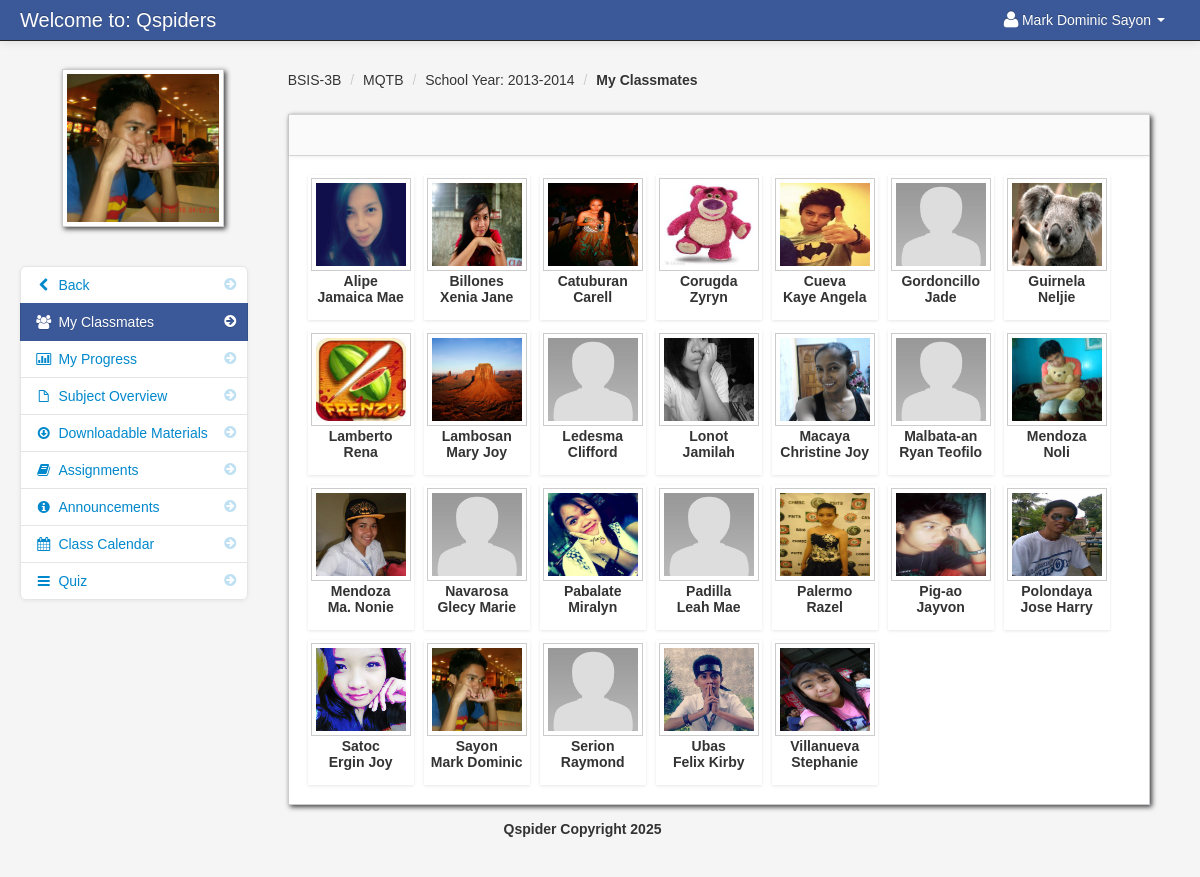
The app's page /my_classmates.php?id=172 (signed in) with its own data.
### tables this page shows
CREATE TABLE `student` (
  `student_id` int(11) NOT NULL,
  `firstname` varchar(100) NOT NULL,
  `lastname` varchar(100) NOT NULL,
  `class_id` int(11) NOT NULL,
  `username` varchar(100) NOT NULL,
  `password` varchar(100) NOT NULL,
  `location` varchar(100) NOT NULL,
  `status` varchar(100) NOT NULL
);

CREATE TABLE `class` (
  `class_id` int(11) NOT NULL,
  `class_name` varchar(100) NOT NULL
);

CREATE TABLE `subject` (
  `subject_id` int(11) NOT NULL,
  `subject_code` varchar(100) NOT NULL,
  `subject_title` varchar(100) NOT NULL,
  `category` varchar(100) NOT NULL,
  `description` longtext NOT NULL,
  `unit` int(11) NOT NULL,
  `Pre_req` varchar(100) NOT NULL,
  `semester` varchar(100) NOT NULL
);

CREATE TABLE `teacher_class` (
  `teacher_class_id` int(11) NOT NULL,
  `teacher_id` int(11) NOT NULL,
  `class_id` int(11) NOT NULL,
  `subject_id` int(11) NOT NULL,
  `thumbnails` varchar(100) NOT NULL,
  `school_year` varchar(100) NOT NULL
);

CREATE TABLE `teacher_class_student` (
  `teacher_class_student_id` int(11) NOT NULL,
  `teacher_class_id` int(11) NOT NULL,
  `student_id` int(11) NOT NULL,
  `teacher_id` int(11) NOT NULL
);

### session.php (called while the page is built, shortened)
<?php
$session_id=$_SESSION['id'];
?>

### my_classmates.php (the view, shortened to what this page needs)
<?php include('header_dashboard.php'); ?>
<?php include('session.php'); ?>
<?php $get_id = $_GET['id']; ?>
    <body>
		<?php include('navbar_student.php'); ?>
        <div class="container-fluid">
            <div class="row-fluid">
				<?php include('my_classmates_link.php'); ?>
                <div class="span9" id="content">
                     <div class="row-fluid">
					<?php $query = mysqli_query($conn,"select * from teacher_class_student
					LEFT JOIN teacher_class ON teacher_class.teacher_class_id = teacher_class_student.teacher_class_id
					JOIN class ON class.class_id = teacher_class.class_id
					JOIN subject ON subject.subject_id = teacher_class.subject_id
					where student_id = '$session_id'
					")or die(mysqli_error());
					$row = mysqli_fetch_array($query);
					?>
					     <ul class="breadcrumb">
							<li><a href="#"><?php echo $row['class_name']; ?></a> <span class="divider">/</span></li>
							<li><a href="#"><?php echo $row['subject_code']; ?></a> <span class="divider">/</span></li>
							<li><a href="#">School Year: <?php echo $row['school_year']; ?></a> <span class="divider">/</span></li>
							<li><a href="#"><b>My Classmates</b></a></li>
						</ul>
                        <div id="block_bg" class="block">
                            <div class="navbar navbar-inner block-header">
                            </div>
                            <div class="block-content collapse in">
                                <div class="span12">
									<ul	 id="da-thumbs" class="da-thumbs">
										    <?php
														$my_student = mysqli_query($conn,"SELECT *
														FROM teacher_class_student
														LEFT JOIN student ON student.student_id = teacher_class_student.student_id
														INNER JOIN class ON class.class_id = student.class_id where teacher_class_id = '$get_id' order by lastname ")or die(mysqli_error());
														while($row = mysqli_fetch_array($my_student)){
														$id = $row['teacher_class_student_id'];
														?>
											<li id="del<?php echo $id; ?>">
												<a  class="classmate_cursor" href="#">
														<img id="student_avatar_class" src ="admin/<?php echo $row['location'] ?>" width="124" height="140" class="img-polaroid">
												</a>
												<p class="class"><?php echo $row['lastname'];?></p>
												<p class="subject"><?php echo $row['firstname']; ?></p>
											</li>
									<?php } ?>
									</ul>
                                </div>
                            </div>
                        </div>
                    </div>
                </div>
            </div>
		<?php include('footer.php'); ?>
        </div>
		<?php include('script.php'); ?>
    </body>
</html>

### navbar_student.php (shortened to what this page needs)
<div class="navbar navbar-fixed-top navbar-inverse">
        <div class="navbar-inner">
            <div class="container-fluid">
                <a class="brand" href="#">Welcome to: Qspiders</a>
					<div class="nav-collapse collapse">
						<ul class="nav pull-right">
							<?php $query= mysqli_query($conn,"select * from student where student_id = '$session_id'")or die(mysqli_error());
									$row = mysqli_fetch_array($query);
							?>
							<li class="dropdown">
								<a href="#" role="button" class="dropdown-toggle" data-toggle="dropdown"> <i class="icon-user icon-large"></i><?php echo $row['firstname']." ".$row['lastname'];  ?> <i class="caret"></i></a>
							</li>
						</ul>
					</div>
            </div>
        </div>
</div>

### my_classmates_link.php (shortened to what this page needs)
<div class="span3" id="sidebar">
	<img id="avatar" src="admin/<?php echo $row['location']; ?>" class="img-polaroid">
		<ul class="nav nav-list bs-docs-sidenav nav-collapse collapse">
				<li class=""><a href="dashboard_student.php"><i class="icon-chevron-right"></i><i class="icon-chevron-left"></i>&nbsp;Back</a></li>
				<li class="active"><a href="my_classmates.php<?php echo '?id='.$get_id; ?>"><i class="icon-chevron-right"></i><i class="icon-group"></i>&nbsp;My Classmates</a></li>
				<li class=""><a href="progress.php<?php echo '?id='.$get_id; ?>"><i class="icon-chevron-right"></i><i class="icon-bar-chart"></i>&nbsp;My Progress</a></li>
				<li class=""><a href="subject_overview_student.php<?php echo '?id='.$get_id; ?>"><i class="icon-chevron-right"></i><i class="icon-file"></i>&nbsp;Subject Overview</a></li>
				<li class=""><a href="downloadable_student.php<?php echo '?id='.$get_id; ?>"><i class="icon-chevron-right"></i><i class="icon-download"></i>&nbsp;Downloadable Materials</a></li>
				<li class=""><a href="assignment_student.php<?php echo '?id='.$get_id; ?>"><i class="icon-chevron-right"></i><i class="icon-book"></i>&nbsp;Assignments</a></li>
				<li class=""><a href="announcements_student.php<?php echo '?id='.$get_id; ?>"><i class="icon-chevron-right"></i><i class="icon-info-sign"></i>&nbsp;Announcements</a></li>
				<li class=""><a href="class_calendar_student.php<?php echo '?id='.$get_id; ?>"><i class="icon-chevron-right"></i><i class="icon-calendar"></i>&nbsp;Class Calendar</a></li>
				<li class=""><a href="student_quiz_list.php<?php echo '?id='.$get_id; ?>"><i class="icon-chevron-right"></i><i class="icon-reorder"></i>&nbsp;Quiz</a></li>
		</ul>
</div>

### admin/assets/styles.css (style rules this page uses)
body { padding-top: 60px; padding-bottom: 40px; background-color: #f5f5f5; }
#content { margin-left:0px; }
.breadcrumb { margin: 0 0 0px; padding: 10px 0px; background-color: transparent; }
.block { background: url("../images/pixel-60fff.png") repeat scroll 0 0 rgba(0, 0, 0, 0) !important; border: 1px solid #ccc; background: white; margin: 1em 0em; border-top: none; -webkit-box-shadow: 2px 2px 5px rgba(0, 0, 6, 0.75); -moz-box-shadow: 2px 2px 5px rgba(0, 0, 6, 0.75); box-shadow: 2px 2px 5px rgba(0, 0, 6, 0.75); }
.block-content { margin: 1em; min-height: .25em; }
.block-header { margin-bottom: 0px; border-right: none; border-left: none; -webkit-border-radius: 0px; -moz-border-radius: 0px; border-radius: 0px; }
.bs-docs-sidenav { max-width: 228px; margin: 30px 0 0; padding: 0; background-color: #fff; -webkit-border-radius: 6px; -moz-border-radius: 6px; border-radius: 6px; -webkit-box-shadow: 0 1px 4px rgba(0,0,0,.065); -moz-box-shadow: 0 1px 4px rgba(0,0,0,.065); box-shadow: 0 1px 4px rgba(0,0,0,.065); }
.bs-docs-sidenav > li > a { display: block; width: 190px \9; margin: 0 0 -1px; padding: 8px 14px; border: 1px solid #e5e5e5; }
.bs-docs-sidenav > li:first-child > a { -webkit-border-radius: 6px 6px 0 0; -moz-border-radius: 6px 6px 0 0; border-radius: 6px 6px 0 0; }
.bs-docs-sidenav > li:last-child > a { -webkit-border-radius: 0 0 6px 6px; -moz-border-radius: 0 0 6px 6px; border-radius: 0 0 6px 6px; }
.bs-docs-sidenav > .active > a { position: relative; z-index: 2; padding: 9px 15px; border: 0; text-shadow: 0 1px 0 rgba(0,0,0,.15); -webkit-box-shadow: inset 1px 0 0 rgba(0,0,0,.1), inset -1px 0 0 rgba(0,0,0,.1); -moz-box-shadow: inset 1px 0 0 rgba(0,0,0,.1), inset -1px 0 0 rgba(0,0,0,.1); box-shadow: inset 1px 0 0 rgba(0,0,0,.1), inset -1px 0 0 rgba(0,0,0,.1); }
.bs-docs-sidenav .icon-chevron-right { float: right; margin-top: 2px; margin-right: -6px; opacity: .25; }
.bs-docs-sidenav .active .icon-chevron-right, .bs-docs-sidenav .active a:hover .icon-chevron-right { opacity: 1; }

### admin/assets/style.css (style rules this page uses)
.da-thumbs { float: left; list-style: none outside none; margin: 0; padding: 0; position: relative; }
.da-thumbs li { float: left; margin: 5px; padding: 3px; position: relative; box-shadow: 0 1px 3px rgba(0,0,0,0.1); }
.da-thumbs li a, .da-thumbs li a img { display: block; position: relative; }
.da-thumbs li a { overflow: hidden; }
.class { font-family: helvetica !important; font-weight: bold; text-align: center; }
.subject { font-family: helvetica !important; font-weight: bold; text-align: center; margin-top: -14px; }

### records on screen
student: firstname "Mark Dominic", lastname "Sayon", location (picture)
class: class_name "BSIS-3B"
subject: subject_code "MQTB"
teacher_class: school_year "2013-2014"
teacher_class_student: student.location (picture), student.lastname "Alipe", student.firstname "Jamaica Mae"
teacher_class_student: student.location (picture), student.lastname "Billones", student.firstname "Xenia Jane"
teacher_class_student: student.location (picture), student.lastname "Catuburan", student.firstname "Carell"
teacher_class_student: student.location (picture), student.lastname "Corugda", student.firstname "Zyryn"
teacher_class_student: student.location (picture), student.lastname "Cueva", student.firstname "Kaye Angela"
teacher_class_student: student.location (placeholder picture), student.lastname "Gordoncillo", student.firstname "Jade"
teacher_class_student: student.location (picture), student.lastname "Guirnela", student.firstname "Neljie"
teacher_class_student: student.location (picture), student.lastname "Lamberto", student.firstname "Rena"
teacher_class_student: student.location (picture), student.lastname "Lambosan", student.firstname "Mary Joy"
teacher_class_student: student.location (placeholder picture), student.lastname "Ledesma", student.firstname "Clifford"
teacher_class_student: student.location (picture), student.lastname "Lonot", student.firstname "Jamilah"
teacher_class_student: student.location (picture), student.lastname "Macaya", student.firstname "Christine Joy"
teacher_class_student: student.location (placeholder picture), student.lastname "Malbata-an", student.firstname "Ryan Teofilo"
teacher_class_student: student.location (picture), student.lastname "Mendoza", student.firstname "Noli"
teacher_class_student: student.location (picture), student.lastname "Mendoza", student.firstname "Ma. Nonie"
teacher_class_student: student.location (placeholder picture), student.lastname "Navarosa", student.firstname "Glecy Marie"
teacher_class_student: student.location (picture), student.lastname "Pabalate", student.firstname "Miralyn"
teacher_class_student: student.location (placeholder picture), student.lastname "Padilla", student.firstname "Leah Mae"
teacher_class_student: student.location (picture), student.lastname "Palermo", student.firstname "Razel"
teacher_class_student: student.location (picture), student.lastname "Pig-ao", student.firstname "Jayvon"
teacher_class_student: student.location (picture), student.lastname "Polondaya", student.firstname "Jose Harry"
teacher_class_student: student.location (picture), student.lastname "Satoc", student.firstname "Ergin Joy"
teacher_class_student: student.location (picture), student.lastname "Sayon", student.firstname "Mark Dominic"
teacher_class_student: student.location (placeholder picture), student.lastname "Serion", student.firstname "Raymond"
teacher_class_student: student.location (picture), student.lastname "Ubas", student.firstname "Felix Kirby"
teacher_class_student: student.location (picture), student.lastname "Villanueva", student.firstname "Stephanie"
